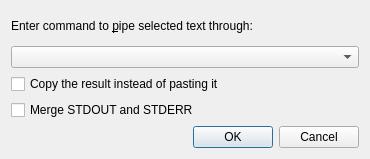
<?xml version="1.0" encoding="UTF-8"?>
<ui version="4.0">
 <class>TextFilterWidget</class>
 <widget class="QDialog" name="TextFilterWidget">
  <property name="geometry">
   <rect>
    <x>0</x>
    <y>0</y>
    <width>370</width>
    <height>159</height>
   </rect>
  </property>
  <property name="windowTitle">
   <string>Dialog</string>
  </property>
  <layout class="QVBoxLayout" name="verticalLayout">
   <item>
    <widget class="QLabel" name="lblFilter">
     <property name="sizePolicy">
      <sizepolicy hsizetype="Minimum" vsizetype="Preferred">
       <horstretch>0</horstretch>
       <verstretch>0</verstretch>
      </sizepolicy>
     </property>
     <property name="text">
      <string>Enter command to &amp;pipe selected text through:</string>
     </property>
     <property name="buddy">
      <cstring>filterBox</cstring>
     </property>
    </widget>
   </item>
   <item>
    <widget class="KHistoryComboBox" name="filterBox">
    </widget>
   </item>
   <item>
    <widget class="QCheckBox" name="copyResult">
     <property name="toolTip">
      <string>Copy the result to clipboard leaving a document unchanged.</string>
     </property>
     <property name="text">
      <string>Copy the result instead of pasting it</string>
     </property>
    </widget>
   </item>
   <item>
    <widget class="QCheckBox" name="mergeOutput">
     <property name="toolTip">
      <string>If checked, an output from STDOUT and STDERR will be merged and no errors will be reported.
Otherwise, STDERR will be displayed as a passive message.</string>
     </property>
     <property name="text">
      <string>Merge STDOUT and STDERR</string>
     </property>
    </widget>
   </item>
   <item>
    <widget class="QDialogButtonBox" name="buttonBox">
     <property name="standardButtons">
      <set>QDialogButtonBox::Cancel|QDialogButtonBox::Ok</set>
     </property>
    </widget>
   </item>
  </layout>
 </widget>
 <customwidgets>
  <customwidget>
   <class>KComboBox</class>
   <extends>QComboBox</extends>
   <header>kcombobox.h</header>
  </customwidget>
  <customwidget>
   <class>KHistoryComboBox</class>
   <extends>KComboBox</extends>
   <header>khistorycombobox.h</header>
  </customwidget>
 </customwidgets>
 <resources/>
 <connections>
  <connection>
   <sender>buttonBox</sender>
   <signal>accepted()</signal>
   <receiver>TextFilterWidget</receiver>
   <slot>accept()</slot>
   <hints>
    <hint type="sourcelabel">
     <x>177</x>
     <y>136</y>
    </hint>
    <hint type="destinationlabel">
     <x>182</x>
     <y>118</y>
    </hint>
   </hints>
  </connection>
  <connection>
   <sender>buttonBox</sender>
   <signal>rejected()</signal>
   <receiver>TextFilterWidget</receiver>
   <slot>reject()</slot>
   <hints>
    <hint type="sourcelabel">
     <x>326</x>
     <y>141</y>
    </hint>
    <hint type="destinationlabel">
     <x>358</x>
     <y>117</y>
    </hint>
   </hints>
  </connection>
 </connections>
</ui>
